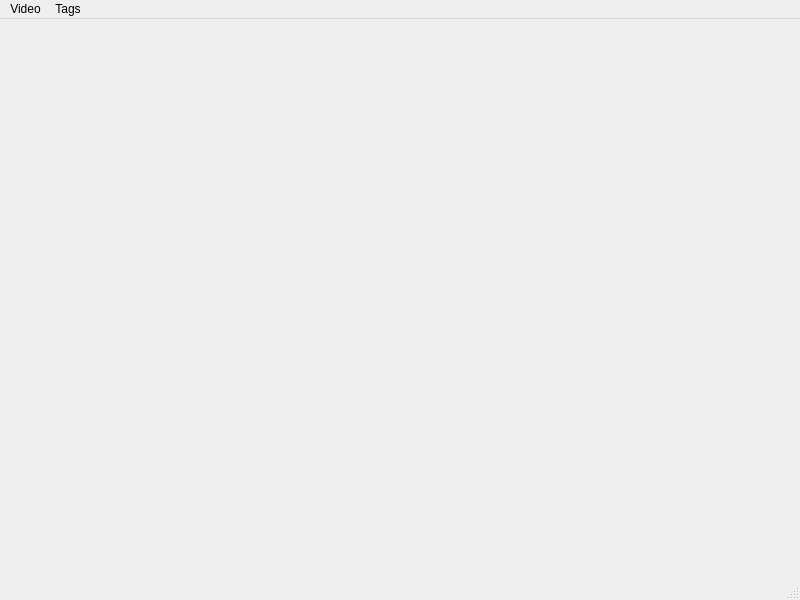
<?xml version="1.0" encoding="UTF-8"?>
<ui version="4.0">
 <class>MainWindow</class>
 <widget class="QMainWindow" name="MainWindow">
  <property name="geometry">
   <rect>
    <x>0</x>
    <y>0</y>
    <width>800</width>
    <height>600</height>
   </rect>
  </property>
  <property name="windowTitle">
   <string>MainWindow</string>
  </property>
  <widget class="QWidget" name="centralwidget"/>
  <widget class="QMenuBar" name="menubar">
   <property name="geometry">
    <rect>
     <x>0</x>
     <y>0</y>
     <width>800</width>
     <height>20</height>
    </rect>
   </property>
   <widget class="QMenu" name="menuFiles">
    <property name="title">
     <string>Video</string>
    </property>
    <addaction name="actionOpen"/>
    <addaction name="actionStop"/>
    <addaction name="actionPlay"/>
    <addaction name="actionPause"/>
    <addaction name="actionSettings"/>
   </widget>
   <widget class="QMenu" name="menuTags">
    <property name="title">
     <string>Tags</string>
    </property>
    <addaction name="actionLoadTags"/>
    <addaction name="actionSaveTags"/>
    <addaction name="action_load_from_CSV"/>
    <addaction name="action_write_to_CSV"/>
   </widget>
   <addaction name="menuFiles"/>
   <addaction name="menuTags"/>
  </widget>
  <widget class="QStatusBar" name="statusbar"/>
  <action name="actionaaa">
   <property name="text">
    <string>aaa</string>
   </property>
  </action>
  <action name="actionOpen">
   <property name="text">
    <string>Open Video</string>
   </property>
  </action>
  <action name="actionStop">
   <property name="text">
    <string>Close Video</string>
   </property>
  </action>
  <action name="actionPlay">
   <property name="text">
    <string>Play</string>
   </property>
  </action>
  <action name="actionPause">
   <property name="text">
    <string>Pause</string>
   </property>
  </action>
  <action name="actionLoadTags">
   <property name="text">
    <string>load Tagfile</string>
   </property>
  </action>
  <action name="actionSaveTags">
   <property name="text">
    <string>save Tagfile</string>
   </property>
  </action>
  <action name="actionSettings">
   <property name="text">
    <string>Settings</string>
   </property>
  </action>
  <action name="action_load_from_CSV">
   <property name="text">
    <string>load from CSV</string>
   </property>
  </action>
  <action name="action_write_to_CSV">
   <property name="text">
    <string>write to CSV</string>
   </property>
   <property name="toolTip">
    <string>write to CSV</string>
   </property>
  </action>
 </widget>
 <resources/>
 <connections/>
</ui>
